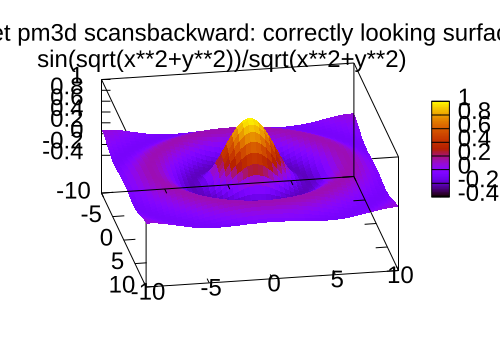

This chart was generated by the following gnuplot code:
set terminal svg \
    font "arial,12" fontscale 2.0 size 500, 350
set border 4095 front linetype -1 linewidth 1.000
set view 130, 10, 1, 1
set samples 50, 50
set isosamples 50, 50
unset surface
set title "set pm3d scansbackward: correctly looking surface"
set pm3d implicit at s
set pm3d scansbackward
splot sin(sqrt(x**2+y**2))/sqrt(x**2+y**2)
